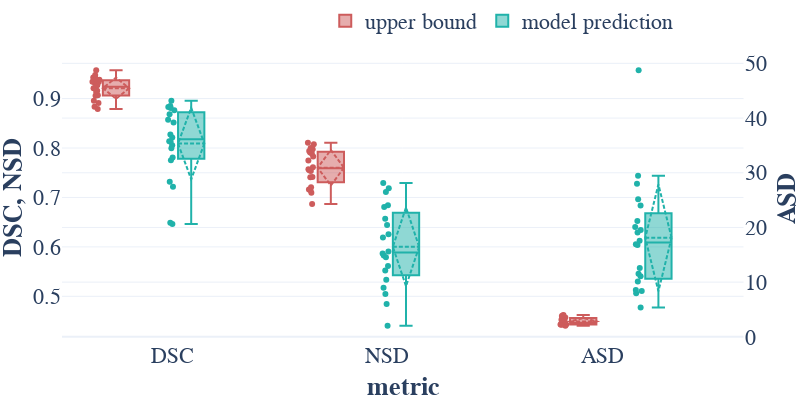

The notebook cell saved with this chart:
### Code cell
df = pd.read_pickle(settings.results_dir / "superpixel_gt" / "spxs_predictions.pkl.xz")
df_grouped = sqldf(
    f"""
    SELECT subject_name, AVG(dice) AS dice_metric_image, AVG(asd) AS surface_distance_metric_image, AVG(nsd) AS {settings_seg.nsd_aggregation}
    FROM df
    GROUP BY subject_name
"""
)

fig = make_subplots(specs=[[{"secondary_y": True}]])

n_samples = len(df_grouped["dice_metric_image"])
x = ["DSC"] * n_samples + ["NSD"] * n_samples

pigs_annotation = df_grouped["subject_name"]
dice_annotation = df_grouped["dice_metric_image"].values.tolist()
nsd_annotation = df_grouped[settings_seg.nsd_aggregation].values.tolist()
asd_annotation = df_grouped["surface_distance_metric_image"].values.tolist()

pigs_model = df_test["subject_name"].values.tolist() + df_val["subject_name"].values.tolist()
dice_model = df_test["dice_metric_image"].values.tolist() + df_val["dice_metric_image"].values.tolist()
nsd_model = df_test[settings_seg.nsd_aggregation].values.tolist() + df_val[settings_seg.nsd_aggregation].values.tolist()
asd_model = (
    df_test["surface_distance_metric_image"].values.tolist() + df_val["surface_distance_metric_image"].values.tolist()
)

assert (
    len(dice_annotation) == len(nsd_annotation)
    and len(dice_annotation) == len(asd_annotation)
    and len(dice_annotation) == len(dice_model)
    and len(dice_annotation) == len(nsd_model)
    and len(dice_annotation) == len(asd_model)
)

fig.add_trace(
    go.Box(
        y=dice_annotation + nsd_annotation,
        x=x,
        name="upper bound",
        boxmean="sd",
        boxpoints="all",
        marker_color="indianred",
        legendgroup="gt",
    ),
    secondary_y=False,
)
fig.add_trace(
    go.Box(
        y=asd_annotation,
        x=["ASD"] * n_samples,
        name="upper bound",
        boxmean="sd",
        boxpoints="all",
        marker_color="indianred",
        legendgroup="gt",
        showlegend=False,
    ),
    secondary_y=True,
)
fig.add_trace(
    go.Box(
        y=dice_model + nsd_model,
        x=x,
        name="model prediction",
        boxmean="sd",
        boxpoints="all",
        marker_color="lightseagreen",
        legendgroup="prediction",
    ),
    secondary_y=False,
)
fig.add_trace(
    go.Box(
        y=asd_model,
        x=["ASD"] * n_samples,
        name="model prediction",
        boxmean="sd",
        boxpoints="all",
        marker_color="lightseagreen",
        legendgroup="prediction",
        showlegend=False,
    ),
    secondary_y=True,
)

fig.layout.height = 400
fig.layout.width = 800

fig.update_layout(template="plotly_white", boxmode="group", xaxis_title="<b>metric</b>")
fig.update_layout(legend=dict(orientation="h", yanchor="bottom", y=1.05, xanchor="right", x=0.85))
fig.update_yaxes(title_text="<b>DSC, NSD</b>", secondary_y=False)
fig.update_yaxes(title_text="<b>ASD</b>", secondary_y=True)
fig.update_layout(font_family="Libertinus Serif", font_size=22, margin=dict(l=0, r=0, b=0, t=0))
fig.write_image(settings_seg.paper_dir / "spx_prediction_results.pdf")
fig

### Figure 1 — Plotly figure (JSON) as saved in the notebook; plotly's stock layout.template omitted (floating-point values rounded to 4 significant figures)
{"data": [{"boxmean": "sd", "boxpoints": "all", "legendgroup": "gt", "marker": {"color": "indianred"}, "name": "upper bound", "type": "box", "x": ["DSC", "DSC", "DSC", "DSC", "DSC", "DSC", "DSC", "DSC", "DSC", "DSC", "DSC", "DSC", "DSC", "DSC", "DSC", "DSC", "DSC", "DSC", "DSC", "DSC", "NSD", "NSD", "NSD", "NSD", "NSD", "NSD", "NSD", "NSD", "NSD", "NSD", "NSD", "NSD", "NSD", "NSD", "NSD", "NSD", "NSD", "NSD", "NSD", "NSD"], "xaxis": "x", "y": [0.9311, 0.9358, 0.9133, 0.9159, 0.9339, 0.8955, 0.9206, 0.9428, 0.941, 0.9267, 0.9479, 0.9573, 0.9382, 0.9209, 0.9335, 0.8834, 0.8789, 0.9055, 0.9067, 0.8911, 0.7534, 0.7891, 0.8107, 0.7909, 0.7613, 0.7162, 0.7548, 0.8075, 0.7941, 0.7975, 0.7998, 0.7097, 0.7747, 0.7416, 0.741, 0.6865, 0.7206, 0.7826, 0.7568, 0.7148], "yaxis": "y"}, {"boxmean": "sd", "boxpoints": "all", "legendgroup": "gt", "marker": {"color": "indianred"}, "name": "upper bound", "showlegend": false, "type": "box", "x": ["ASD", "ASD", "ASD", "ASD", "ASD", "ASD", "ASD", "ASD", "ASD", "ASD", "ASD", "ASD", "ASD", "ASD", "ASD", "ASD", "ASD", "ASD", "ASD", "ASD"], "xaxis": "x", "y": [2.546, 2.257, 2.644, 2.405, 2.637, 3.918, 2.337, 2.273, 3.34, 3.522, 2.268, 2.019, 2.222, 2.734, 2.254, 3.587, 4.012, 3.138, 2.442, 3.813], "yaxis": "y2"}, {"boxmean": "sd", "boxpoints": "all", "legendgroup": "prediction", "marker": {"color": "lightseagreen"}, "name": "model prediction", "type": "box", "x": ["DSC", "DSC", "DSC", "DSC", "DSC", "DSC", "DSC", "DSC", "DSC", "DSC", "DSC", "DSC", "DSC", "DSC", "DSC", "DSC", "DSC", "DSC", "DSC", "DSC", "NSD", "NSD", "NSD", "NSD", "NSD", "NSD", "NSD", "NSD", "NSD", "NSD", "NSD", "NSD", "NSD", "NSD", "NSD", "NSD", "NSD", "NSD", "NSD", "NSD"], "xaxis": "x", "y": [0.8765, 0.8851, 0.7995, 0.8053, 0.7315, 0.8215, 0.8272, 0.8807, 0.781, 0.8829, 0.8957, 0.8515, 0.8136, 0.7752, 0.8681, 0.8569, 0.8126, 0.7214, 0.6461, 0.6487, 0.7187, 0.6809, 0.5521, 0.5614, 0.5173, 0.5868, 0.6571, 0.7293, 0.5335, 0.6841, 0.7112, 0.6253, 0.6191, 0.5792, 0.5823, 0.6443, 0.5908, 0.5047, 0.4847, 0.4404], "yaxis": "y"}, {"boxmean": "sd", "boxpoints": "all", "legendgroup": "prediction", "marker": {"color": "lightseagreen"}, "name": "model prediction", "showlegend": false, "type": "box", "x": ["ASD", "ASD", "ASD", "ASD", "ASD", "ASD", "ASD", "ASD", "ASD", "ASD", "ASD", "ASD", "ASD", "ASD", "ASD", "ASD", "ASD", "ASD", "ASD", "ASD"], "xaxis": "x", "y": [5.372, 7.949, 20.07, 24.0, 25.15, 19.06, 12.58, 8.553, 21.2, 11.56, 8.384, 16.77, 19.52, 17.58, 10.1, 11.1, 16.94, 27.97, 29.44, 48.75], "yaxis": "y2"}], "layout": {"boxmode": "group", "font": {"family": "Libertinus Serif", "size": 22}, "height": 400, "legend": {"orientation": "h", "x": 0.85, "xanchor": "right", "y": 1.05, "yanchor": "bottom"}, "margin": {"b": 0, "l": 0, "r": 0, "t": 0}, "width": 800, "xaxis": {"anchor": "y", "domain": [0, 0.94], "title": {"text": "<b>metric</b>"}}, "yaxis": {"anchor": "x", "domain": [0, 1], "title": {"text": "<b>DSC, NSD</b>"}}, "yaxis2": {"anchor": "x", "overlaying": "y", "side": "right", "title": {"text": "<b>ASD</b>"}}}}
